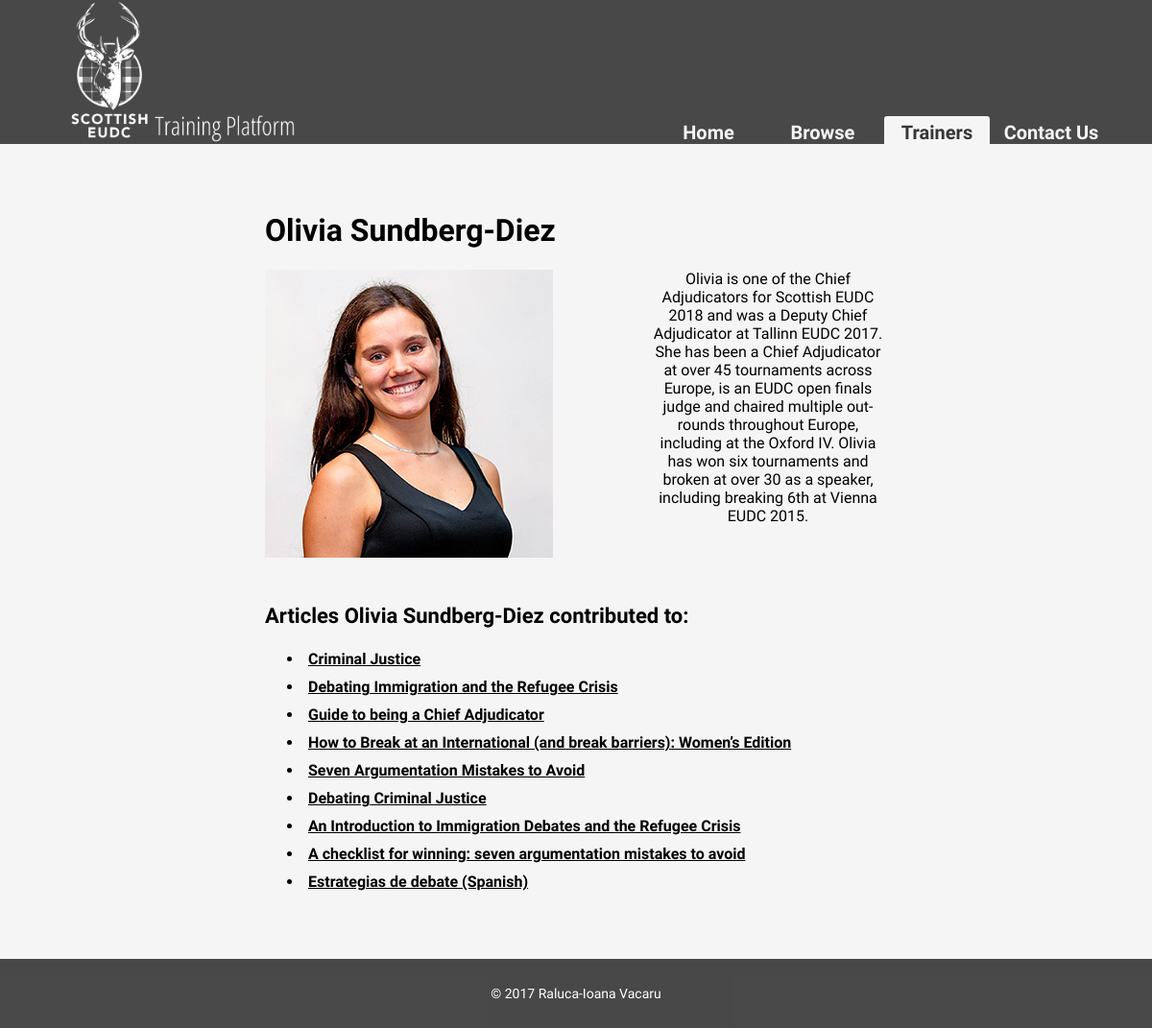
The app's page /trainer/24/ with its own data.
### tplatform/models.py (models this page shows, shortened)
class Author(models.Model):
    CA = 1
    DCA = 2
    TRAINER = 3
    CONTRIBUTOR = 4
    STATUS = (
        (CA, 'CA'),
        (DCA, 'DCA'),
        (TRAINER, 'Trainer'),
        (CONTRIBUTOR, 'Contributor'),
    )
    name = models.CharField(max_length = 150)
    description = models.TextField()
    picture_handle = models.CharField(max_length = 50)
    status = models.IntegerField(default=3, choices = STATUS)

class Article(models.Model):
    STRATEGY = 1
    CONTENT = 2
    MISC = 3
    CATEGORY_CHOICES = (
        (STRATEGY, 'Strategy'),
        (CONTENT, 'Content'),
        (MISC, 'Misc'),
    )
    title = models.CharField(max_length = 200)
    description = models.CharField(max_length = 350, default = '')
    authors = models.ManyToManyField(Author, blank = True)
    date_added = models.DateTimeField()
    content = models.TextField()
    category = models.IntegerField(choices = CATEGORY_CHOICES)
    tags = models.ManyToManyField(Tag)
    types = models.ManyToManyField(Type, blank = True)
    related_articles = models.ManyToManyField('self', symmetrical = False, blank = True)

### tplatform/views.py (the view)
# urls.py: url(r'^trainer/(?P<id>\d+)/', views.trainer_detail, name='trainers.trainer_detail'),
def trainer_detail(request, id):
	try:
		trainer = Author.objects.get(id=id)
	except Item.DoesNotExist:
		raise Http404('This trainer does not exist')
	articles = trainer.article_set.all()
	return render(request, 'tplatform/trainer_detail.html', {
		'trainer': trainer,
		'articles': articles,
	})

### tplatform/context_processors.py (called while the page is built)
def getcustomoptions(request):
	all_tags = [x for x in Tag.objects.all().order_by('name') if x.article_set.all().exists()]
	all_authors = [x for x in Author.objects.all().order_by('name') if x.article_set.all().exists()]
	all_types = Type.objects.all().order_by('name');
	return {
		'tags': all_tags,
		'authors': all_authors,
		'types': all_types,
	}

### training/templates/tplatform/trainer_detail.html
{% extends "base.html" %}
{% block content %}
<div id="website-content">
	<div class="trainer-detail-wrapper">
		<h1>{{ trainer.name }}</h1>
		<img src="/static/img/{{ trainer.picture_handle }}.png">
		<div class="trainer-description">
			<p>{{ trainer.description | safe }}</p>
		</div>
		{% if articles %}
		<div class="articles-written">
			<h2>Articles {{trainer.name}} contributed to:</h2>
			<ul>
				{% for article in articles %}
					<a href="{% url 'browse.article_detail' article.id %}">
						<li>{{ article.title }}</li>
					</a>
				{% endfor %}
			</ul>
		</div>
		{% endif %}
	</div>
</div>
{% endblock %}

### tplatform/static/css/index.css (style rules this page uses)
html { height: 100%; }
body { margin: 0; width: 100%; height: 100%; background-color: rgba(245, 245, 245, 1); }
h1, h2 { font-family: 'Open Sans Condensed', sans-serif; }
p { font-family: 'Pavanam', sans-serif; }
a { text-decoration: none; color: black; }
#website-content { position: relative; width: 90%; margin-left: 5%; padding: 50px 0; }
.trainer-detail-wrapper { width: 60%; margin-left: 20%; font-family: 'Open Sans Condensed', sans-serif; }
.trainer-detail-wrapper img { display: inline-block; width: 300px; vertical-align: top; float: left; }
.trainer-description { display: inline-block; width: calc(100% - 400px); vertical-align: top; float: right; text-align: center; }
.articles-written { display: block; position: relative; color: black; width: 100%; clear: left; padding-top: 30px; }
.articles-written h2 { font-size: 22px; }
.articles-written ul { font-weight: bold; }
.articles-written ul li { padding: 5px; text-decoration: underline; }
.trainer-description p { margin-top: 0 !important; }
body { display: flex; min-height: 100vh; flex-direction: column; }

### records on screen
Author: name "Olivia Sundberg-Diez", picture_handle (picture), description "Olivia is one of the Chief Adjudicators for Scottish EUDC 2018 and was a Deputy Chief Adjudicator at Tallinn EUDC 2017. She has been a Chief Adjudicator at over 45 tournaments across Europe, is an EUDC open finals judge and chaired multiple out-rounds throughout Europe, including at the Oxford IV. Olivia has won six tournaments and broken at over 30 as a speaker, including breaking 6th at Vienna EUDC 2015."
Article: title "Criminal Justice"
Article: title "Debating Immigration and the Refugee Crisis"
Article: title "Guide to being a Chief Adjudicator"
Article: title "How to Break at an International (and break barriers): Women’s Edition"
Article: title "Seven Argumentation Mistakes to Avoid"
Article: title "Debating Criminal Justice"
Article: title "An Introduction to Immigration Debates and the Refugee Crisis"
Article: title "A checklist for winning: seven argumentation mistakes to avoid"
Article: title "Estrategias de debate (Spanish)"
